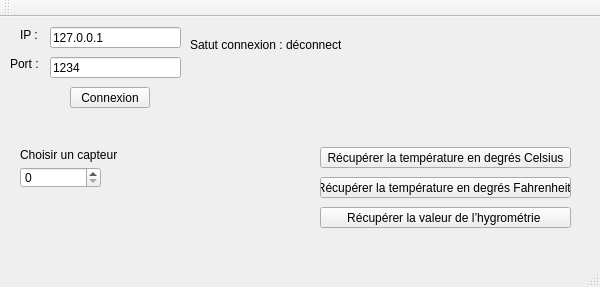
<?xml version="1.0" encoding="UTF-8"?>
<ui version="4.0">
 <class>CPPNetworkClientClass</class>
 <widget class="QMainWindow" name="CPPNetworkClientClass">
  <property name="geometry">
   <rect>
    <x>0</x>
    <y>0</y>
    <width>600</width>
    <height>287</height>
   </rect>
  </property>
  <property name="windowTitle">
   <string>CPPNetworkClient</string>
  </property>
  <widget class="QWidget" name="centralWidget">
   <widget class="QLabel" name="ResultLabel">
    <property name="geometry">
     <rect>
      <x>320</x>
      <y>10</y>
      <width>261</width>
      <height>111</height>
     </rect>
    </property>
    <property name="text">
     <string/>
    </property>
   </widget>
   <widget class="QPushButton" name="celsiusButton">
    <property name="geometry">
     <rect>
      <x>320</x>
      <y>130</y>
      <width>251</width>
      <height>21</height>
     </rect>
    </property>
    <property name="text">
     <string>Récupérer la température en degrés Celsius</string>
    </property>
   </widget>
   <widget class="QPushButton" name="fahrenheitButton">
    <property name="geometry">
     <rect>
      <x>320</x>
      <y>160</y>
      <width>251</width>
      <height>21</height>
     </rect>
    </property>
    <property name="text">
     <string>Récupérer la température en degrés Fahrenheit </string>
    </property>
   </widget>
   <widget class="QPushButton" name="hygometrieButton">
    <property name="geometry">
     <rect>
      <x>320</x>
      <y>190</y>
      <width>251</width>
      <height>21</height>
     </rect>
    </property>
    <property name="text">
     <string>Récupérer la valeur de l’hygrométrie </string>
    </property>
   </widget>
   <widget class="QPushButton" name="connectButton">
    <property name="geometry">
     <rect>
      <x>70</x>
      <y>70</y>
      <width>80</width>
      <height>21</height>
     </rect>
    </property>
    <property name="text">
     <string>Connexion</string>
    </property>
   </widget>
   <widget class="QLineEdit" name="ipLineEdit">
    <property name="geometry">
     <rect>
      <x>50</x>
      <y>10</y>
      <width>131</width>
      <height>21</height>
     </rect>
    </property>
    <property name="text">
     <string>127.0.0.1</string>
    </property>
   </widget>
   <widget class="QLineEdit" name="portLineEdit">
    <property name="geometry">
     <rect>
      <x>50</x>
      <y>40</y>
      <width>131</width>
      <height>21</height>
     </rect>
    </property>
    <property name="text">
     <string>1234</string>
    </property>
   </widget>
   <widget class="QLabel" name="label">
    <property name="geometry">
     <rect>
      <x>20</x>
      <y>10</y>
      <width>21</width>
      <height>16</height>
     </rect>
    </property>
    <property name="text">
     <string>IP :</string>
    </property>
   </widget>
   <widget class="QLabel" name="label_2">
    <property name="geometry">
     <rect>
      <x>10</x>
      <y>40</y>
      <width>47</width>
      <height>13</height>
     </rect>
    </property>
    <property name="text">
     <string>Port :</string>
    </property>
   </widget>
   <widget class="QLabel" name="portStatusLabel">
    <property name="geometry">
     <rect>
      <x>190</x>
      <y>20</y>
      <width>151</width>
      <height>16</height>
     </rect>
    </property>
    <property name="text">
     <string>Satut connexion : déconnectee</string>
    </property>
   </widget>
   <widget class="QLabel" name="label_4">
    <property name="geometry">
     <rect>
      <x>20</x>
      <y>130</y>
      <width>131</width>
      <height>16</height>
     </rect>
    </property>
    <property name="text">
     <string>Choisir un capteur</string>
    </property>
   </widget>
   <widget class="QSpinBox" name="spinBox">
    <property name="geometry">
     <rect>
      <x>20</x>
      <y>150</y>
      <width>81</width>
      <height>21</height>
     </rect>
    </property>
   </widget>
  </widget>
  <widget class="QMenuBar" name="menuBar">
   <property name="geometry">
    <rect>
     <x>0</x>
     <y>0</y>
     <width>600</width>
     <height>20</height>
    </rect>
   </property>
  </widget>
  <widget class="QToolBar" name="mainToolBar">
   <attribute name="toolBarArea">
    <enum>TopToolBarArea</enum>
   </attribute>
   <attribute name="toolBarBreak">
    <bool>false</bool>
   </attribute>
  </widget>
  <widget class="QStatusBar" name="statusBar"/>
 </widget>
 <layoutdefault spacing="6" margin="11"/>
 <resources>
  <include location="CPPNetworkClient.qrc"/>
 </resources>
 <connections>
  <connection>
   <sender>connectButton</sender>
   <signal>clicked()</signal>
   <receiver>CPPNetworkClientClass</receiver>
   <slot>connectButtonClicked()</slot>
   <hints>
    <hint type="sourcelabel">
     <x>109</x>
     <y>117</y>
    </hint>
    <hint type="destinationlabel">
     <x>299</x>
     <y>143</y>
    </hint>
   </hints>
  </connection>
  <connection>
   <sender>celsiusButton</sender>
   <signal>clicked()</signal>
   <receiver>CPPNetworkClientClass</receiver>
   <slot>celsiusButtonClicked()</slot>
   <hints>
    <hint type="sourcelabel">
     <x>445</x>
     <y>177</y>
    </hint>
    <hint type="destinationlabel">
     <x>299</x>
     <y>143</y>
    </hint>
   </hints>
  </connection>
  <connection>
   <sender>hygometrieButton</sender>
   <signal>clicked()</signal>
   <receiver>CPPNetworkClientClass</receiver>
   <slot>hygometrieButtonClicked()</slot>
   <hints>
    <hint type="sourcelabel">
     <x>445</x>
     <y>237</y>
    </hint>
    <hint type="destinationlabel">
     <x>299</x>
     <y>143</y>
    </hint>
   </hints>
  </connection>
  <connection>
   <sender>fahrenheitButton</sender>
   <signal>clicked()</signal>
   <receiver>CPPNetworkClientClass</receiver>
   <slot>farhenheitButtonClicked()</slot>
   <hints>
    <hint type="sourcelabel">
     <x>445</x>
     <y>207</y>
    </hint>
    <hint type="destinationlabel">
     <x>299</x>
     <y>143</y>
    </hint>
   </hints>
  </connection>
 </connections>
 <slots>
  <slot>connectButtonClicked()</slot>
  <slot>celsiusButtonClicked()</slot>
  <slot>farhenheitButtonClicked()</slot>
  <slot>hygometrieButtonClicked()</slot>
 </slots>
</ui>
